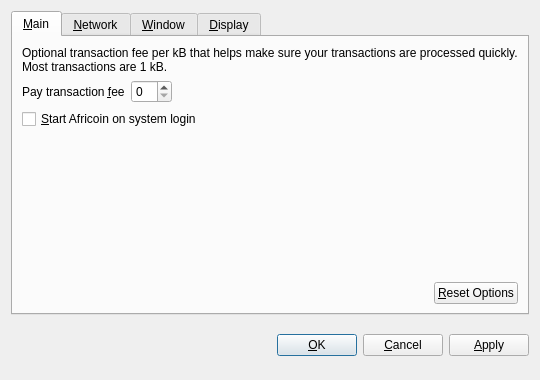
<?xml version="1.0" encoding="UTF-8"?>
<ui version="4.0">
 <class>OptionsDialog</class>
 <widget class="QDialog" name="OptionsDialog">
  <property name="geometry">
   <rect>
    <x>0</x>
    <y>0</y>
    <width>540</width>
    <height>380</height>
   </rect>
  </property>
  <property name="windowTitle">
   <string>Options</string>
  </property>
  <property name="modal">
   <bool>true</bool>
  </property>
  <layout class="QVBoxLayout" name="verticalLayout">
   <item>
    <widget class="QTabWidget" name="tabWidget">
     <property name="tabPosition">
      <enum>QTabWidget::North</enum>
     </property>
     <property name="currentIndex">
      <number>0</number>
     </property>
     <widget class="QWidget" name="tabMain">
      <attribute name="title">
       <string>&amp;Main</string>
      </attribute>
      <layout class="QVBoxLayout" name="verticalLayout_Main">
       <item>
        <widget class="QLabel" name="transactionFeeInfoLabel">
         <property name="text">
          <string>Optional transaction fee per kB that helps make sure your transactions are processed quickly. Most transactions are 1 kB.</string>
         </property>
         <property name="textFormat">
          <enum>Qt::PlainText</enum>
         </property>
         <property name="wordWrap">
          <bool>true</bool>
         </property>
        </widget>
       </item>
       <item>
        <layout class="QHBoxLayout" name="horizontalLayout_1_Main">
         <item>
          <widget class="QLabel" name="transactionFeeLabel">
           <property name="text">
            <string>Pay transaction &amp;fee</string>
           </property>
           <property name="textFormat">
            <enum>Qt::PlainText</enum>
           </property>
           <property name="buddy">
            <cstring>transactionFee</cstring>
           </property>
          </widget>
         </item>
         <item>
          <widget class="BitcoinAmountField" name="transactionFee"/>
         </item>
         <item>
          <spacer name="horizontalSpacer_1_Main">
           <property name="orientation">
            <enum>Qt::Horizontal</enum>
           </property>
           <property name="sizeHint" stdset="0">
            <size>
             <width>40</width>
             <height>20</height>
            </size>
           </property>
          </spacer>
         </item>
        </layout>
       </item>
       <item>
        <widget class="QCheckBox" name="bitcoinAtStartup">
         <property name="toolTip">
          <string>Automatically start Africoin after logging in to the system.</string>
         </property>
         <property name="text">
          <string>&amp;Start Africoin on system login</string>
         </property>
        </widget>
       </item>
       <item>
        <spacer name="verticalSpacer_Main">
         <property name="orientation">
          <enum>Qt::Vertical</enum>
         </property>
         <property name="sizeHint" stdset="0">
          <size>
           <width>20</width>
           <height>40</height>
          </size>
         </property>
        </spacer>
       </item>
       <item>
        <layout class="QHBoxLayout" name="horizontalLayout_2_Main">
         <item>
          <spacer name="horizontalSpacer_2_Main">
           <property name="orientation">
            <enum>Qt::Horizontal</enum>
           </property>
           <property name="sizeHint" stdset="0">
            <size>
             <width>40</width>
             <height>20</height>
            </size>
           </property>
          </spacer>
         </item>
         <item>
          <widget class="QPushButton" name="resetButton">
           <property name="toolTip">
            <string>Reset all client options to default.</string>
           </property>
           <property name="text">
            <string>&amp;Reset Options</string>
           </property>
           <property name="autoDefault">
            <bool>false</bool>
           </property>
          </widget>
         </item>
        </layout>
       </item>
      </layout>
     </widget>
     <widget class="QWidget" name="tabNetwork">
      <attribute name="title">
       <string>&amp;Network</string>
      </attribute>
      <layout class="QVBoxLayout" name="verticalLayout_Network">
       <item>
        <widget class="QCheckBox" name="mapPortUpnp">
         <property name="toolTip">
          <string>Automatically open the Africoin client port on the router. This only works when your router supports UPnP and it is enabled.</string>
         </property>
         <property name="text">
          <string>Map port using &amp;UPnP</string>
         </property>
        </widget>
       </item>
       <item>
        <widget class="QCheckBox" name="connectSocks">
         <property name="toolTip">
          <string>Connect to the Africoin network through a SOCKS proxy (e.g. when connecting through Tor).</string>
         </property>
         <property name="text">
          <string>&amp;Connect through SOCKS proxy:</string>
         </property>
        </widget>
       </item>
       <item>
        <layout class="QHBoxLayout" name="horizontalLayout_Network">
         <item>
          <widget class="QLabel" name="proxyIpLabel">
           <property name="text">
            <string>Proxy &amp;IP:</string>
           </property>
           <property name="textFormat">
            <enum>Qt::PlainText</enum>
           </property>
           <property name="buddy">
            <cstring>proxyIp</cstring>
           </property>
          </widget>
         </item>
         <item>
          <widget class="QValidatedLineEdit" name="proxyIp">
           <property name="maximumSize">
            <size>
             <width>140</width>
             <height>16777215</height>
            </size>
           </property>
           <property name="toolTip">
            <string>IP address of the proxy (e.g. 127.0.0.1)</string>
           </property>
          </widget>
         </item>
         <item>
          <widget class="QLabel" name="proxyPortLabel">
           <property name="text">
            <string>&amp;Port:</string>
           </property>
           <property name="textFormat">
            <enum>Qt::PlainText</enum>
           </property>
           <property name="buddy">
            <cstring>proxyPort</cstring>
           </property>
          </widget>
         </item>
         <item>
          <widget class="QLineEdit" name="proxyPort">
           <property name="maximumSize">
            <size>
             <width>55</width>
             <height>16777215</height>
            </size>
           </property>
           <property name="toolTip">
            <string>Port of the proxy (e.g. 9050)</string>
           </property>
          </widget>
         </item>
         <item>
          <widget class="QLabel" name="socksVersionLabel">
           <property name="text">
            <string>SOCKS &amp;Version:</string>
           </property>
           <property name="textFormat">
            <enum>Qt::PlainText</enum>
           </property>
           <property name="buddy">
            <cstring>socksVersion</cstring>
           </property>
          </widget>
         </item>
         <item>
          <widget class="QValueComboBox" name="socksVersion">
           <property name="toolTip">
            <string>SOCKS version of the proxy (e.g. 5)</string>
           </property>
          </widget>
         </item>
         <item>
          <spacer name="horizontalSpacer_Network">
           <property name="orientation">
            <enum>Qt::Horizontal</enum>
           </property>
           <property name="sizeHint" stdset="0">
            <size>
             <width>40</width>
             <height>20</height>
            </size>
           </property>
          </spacer>
         </item>
        </layout>
       </item>
       <item>
        <spacer name="verticalSpacer_Network">
         <property name="orientation">
          <enum>Qt::Vertical</enum>
         </property>
         <property name="sizeHint" stdset="0">
          <size>
           <width>20</width>
           <height>40</height>
          </size>
         </property>
        </spacer>
       </item>
      </layout>
     </widget>
     <widget class="QWidget" name="tabWindow">
      <attribute name="title">
       <string>&amp;Window</string>
      </attribute>
      <layout class="QVBoxLayout" name="verticalLayout_Window">
       <item>
        <widget class="QCheckBox" name="minimizeToTray">
         <property name="toolTip">
          <string>Show only a tray icon after minimizing the window.</string>
         </property>
         <property name="text">
          <string>&amp;Minimize to the tray instead of the taskbar</string>
         </property>
        </widget>
       </item>
       <item>
        <widget class="QCheckBox" name="minimizeOnClose">
         <property name="toolTip">
          <string>Minimize instead of exit the application when the window is closed. When this option is enabled, the application will be closed only after selecting Quit in the menu.</string>
         </property>
         <property name="text">
          <string>M&amp;inimize on close</string>
         </property>
        </widget>
       </item>
       <item>
        <spacer name="verticalSpacer_Window">
         <property name="orientation">
          <enum>Qt::Vertical</enum>
         </property>
         <property name="sizeHint" stdset="0">
          <size>
           <width>20</width>
           <height>40</height>
          </size>
         </property>
        </spacer>
       </item>
      </layout>
     </widget>
     <widget class="QWidget" name="tabDisplay">
      <attribute name="title">
       <string>&amp;Display</string>
      </attribute>
      <layout class="QVBoxLayout" name="verticalLayout_Display">
       <item>
        <layout class="QHBoxLayout" name="horizontalLayout_1_Display">
         <item>
          <widget class="QLabel" name="langLabel">
           <property name="text">
            <string>User Interface &amp;language:</string>
           </property>
           <property name="textFormat">
            <enum>Qt::PlainText</enum>
           </property>
           <property name="buddy">
            <cstring>lang</cstring>
           </property>
          </widget>
         </item>
         <item>
          <widget class="QValueComboBox" name="lang">
           <property name="toolTip">
            <string>The user interface language can be set here. This setting will take effect after restarting Africoin.</string>
           </property>
          </widget>
         </item>
        </layout>
       </item>
       <item>
        <layout class="QHBoxLayout" name="horizontalLayout_2_Display">
         <item>
          <widget class="QLabel" name="unitLabel">
           <property name="text">
            <string>&amp;Unit to show amounts in:</string>
           </property>
           <property name="textFormat">
            <enum>Qt::PlainText</enum>
           </property>
           <property name="buddy">
            <cstring>unit</cstring>
           </property>
          </widget>
         </item>
         <item>
          <widget class="QValueComboBox" name="unit">
           <property name="toolTip">
            <string>Choose the default subdivision unit to show in the interface and when sending coins.</string>
           </property>
          </widget>
         </item>
        </layout>
       </item>
       <item>
        <widget class="QCheckBox" name="displayAddresses">
         <property name="toolTip">
          <string>Whether to show Africoin addresses in the transaction list or not.</string>
         </property>
         <property name="text">
          <string>&amp;Display addresses in transaction list</string>
         </property>
        </widget>
       </item>
       <item>
        <widget class="QCheckBox" name="coinControlFeatures">
         <property name="toolTip">
          <string>Whether to show coin control features or not.</string>
         </property>
         <property name="text">
          <string>Display coin &amp;control features (experts only!)</string>
         </property>
        </widget>
       </item>
       <item>
        <spacer name="verticalSpacer_Display">
         <property name="orientation">
          <enum>Qt::Vertical</enum>
         </property>
         <property name="sizeHint" stdset="0">
          <size>
           <width>20</width>
           <height>40</height>
          </size>
         </property>
        </spacer>
       </item>
      </layout>
     </widget>
    </widget>
   </item>
   <item>
    <layout class="QHBoxLayout" name="horizontalLayout_Buttons">
     <item>
      <spacer name="horizontalSpacer_1">
       <property name="orientation">
        <enum>Qt::Horizontal</enum>
       </property>
       <property name="sizeHint" stdset="0">
        <size>
         <width>40</width>
         <height>48</height>
        </size>
       </property>
      </spacer>
     </item>
     <item>
      <widget class="QLabel" name="statusLabel">
       <property name="font">
        <font>
         <weight>75</weight>
         <bold>true</bold>
        </font>
       </property>
       <property name="text">
        <string/>
       </property>
       <property name="textFormat">
        <enum>Qt::PlainText</enum>
       </property>
       <property name="wordWrap">
        <bool>true</bool>
       </property>
      </widget>
     </item>
     <item>
      <spacer name="horizontalSpacer_2">
       <property name="orientation">
        <enum>Qt::Horizontal</enum>
       </property>
       <property name="sizeHint" stdset="0">
        <size>
         <width>40</width>
         <height>48</height>
        </size>
       </property>
      </spacer>
     </item>
     <item>
      <widget class="QPushButton" name="okButton">
       <property name="text">
        <string>&amp;OK</string>
       </property>
      </widget>
     </item>
     <item>
      <widget class="QPushButton" name="cancelButton">
       <property name="text">
        <string>&amp;Cancel</string>
       </property>
       <property name="autoDefault">
        <bool>false</bool>
       </property>
      </widget>
     </item>
     <item>
      <widget class="QPushButton" name="applyButton">
       <property name="text">
        <string>&amp;Apply</string>
       </property>
       <property name="autoDefault">
        <bool>false</bool>
       </property>
      </widget>
     </item>
    </layout>
   </item>
  </layout>
 </widget>
 <customwidgets>
  <customwidget>
   <class>BitcoinAmountField</class>
   <extends>QSpinBox</extends>
   <header>bitcoinamountfield.h</header>
  </customwidget>
  <customwidget>
   <class>QValueComboBox</class>
   <extends>QComboBox</extends>
   <header>qvaluecombobox.h</header>
  </customwidget>
  <customwidget>
   <class>QValidatedLineEdit</class>
   <extends>QLineEdit</extends>
   <header>qvalidatedlineedit.h</header>
  </customwidget>
 </customwidgets>
 <resources/>
 <connections/>
</ui>
